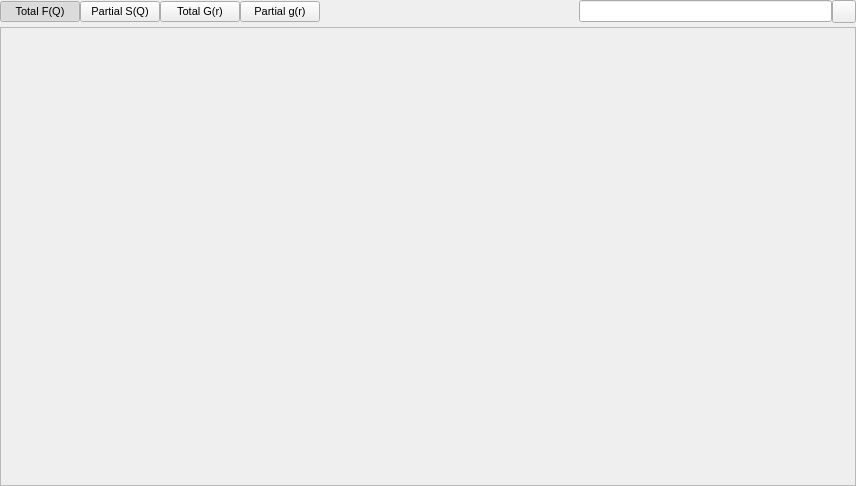
<?xml version="1.0" encoding="UTF-8"?>
<ui version="4.0">
 <class>CGXRaySQModuleWidget</class>
 <widget class="QWidget" name="CGXRaySQModuleWidget">
  <property name="geometry">
   <rect>
    <x>0</x>
    <y>0</y>
    <width>856</width>
    <height>486</height>
   </rect>
  </property>
  <property name="sizePolicy">
   <sizepolicy hsizetype="Expanding" vsizetype="Expanding">
    <horstretch>0</horstretch>
    <verstretch>0</verstretch>
   </sizepolicy>
  </property>
  <property name="font">
   <font>
    <pointsize>8</pointsize>
   </font>
  </property>
  <property name="windowTitle">
   <string>CGXRaySQ Controls</string>
  </property>
  <layout class="QVBoxLayout" name="verticalLayout">
   <property name="spacing">
    <number>4</number>
   </property>
   <property name="leftMargin">
    <number>0</number>
   </property>
   <property name="topMargin">
    <number>0</number>
   </property>
   <property name="rightMargin">
    <number>0</number>
   </property>
   <property name="bottomMargin">
    <number>0</number>
   </property>
   <item>
    <layout class="QHBoxLayout" name="horizontalLayout_3">
     <property name="spacing">
      <number>0</number>
     </property>
     <item>
      <widget class="QPushButton" name="TotalFQButton">
       <property name="toolTip">
        <string>Show the x-ray-weighted total F(Q) formed from the weighted partial S(Q)</string>
       </property>
       <property name="text">
        <string>Total F(Q)</string>
       </property>
       <property name="checkable">
        <bool>true</bool>
       </property>
       <property name="checked">
        <bool>true</bool>
       </property>
       <property name="autoExclusive">
        <bool>true</bool>
       </property>
      </widget>
     </item>
     <item>
      <widget class="QPushButton" name="PartialSQButton">
       <property name="toolTip">
        <string>Show the x-ray-weighted partial S(Q)</string>
       </property>
       <property name="text">
        <string>Partial S(Q)</string>
       </property>
       <property name="checkable">
        <bool>true</bool>
       </property>
       <property name="checked">
        <bool>false</bool>
       </property>
       <property name="autoExclusive">
        <bool>true</bool>
       </property>
      </widget>
     </item>
     <item>
      <widget class="QPushButton" name="TotalGRButton">
       <property name="toolTip">
        <string>Show the total x-ray-weighted G(r) formed from summation of the weighted partial g(r)</string>
       </property>
       <property name="text">
        <string>Total G(r)</string>
       </property>
       <property name="checkable">
        <bool>true</bool>
       </property>
       <property name="checked">
        <bool>false</bool>
       </property>
       <property name="autoExclusive">
        <bool>true</bool>
       </property>
      </widget>
     </item>
     <item>
      <widget class="QPushButton" name="PartialGRButton">
       <property name="toolTip">
        <string>Show the x-ray-weighted partial g(r)</string>
       </property>
       <property name="text">
        <string>Partial g(r)</string>
       </property>
       <property name="checkable">
        <bool>true</bool>
       </property>
       <property name="checked">
        <bool>false</bool>
       </property>
       <property name="autoExclusive">
        <bool>true</bool>
       </property>
      </widget>
     </item>
     <item>
      <spacer name="horizontalSpacer">
       <property name="orientation">
        <enum>Qt::Horizontal</enum>
       </property>
       <property name="sizeHint" stdset="0">
        <size>
         <width>40</width>
         <height>20</height>
        </size>
       </property>
      </spacer>
     </item>
     <item>
      <widget class="QLabel" name="FilterIcon">
       <property name="sizePolicy">
        <sizepolicy hsizetype="Minimum" vsizetype="Minimum">
         <horstretch>0</horstretch>
         <verstretch>0</verstretch>
        </sizepolicy>
       </property>
       <property name="maximumSize">
        <size>
         <width>16</width>
         <height>16</height>
        </size>
       </property>
       <property name="text">
        <string/>
       </property>
       <property name="pixmap">
        <pixmap resource="../../../gui/main.qrc">:/general/icons/filter.svg</pixmap>
       </property>
       <property name="scaledContents">
        <bool>true</bool>
       </property>
      </widget>
     </item>
     <item>
      <widget class="QLineEdit" name="FilterEdit">
       <property name="toolTip">
        <string>Filter displayed partials by text / atomtype</string>
       </property>
      </widget>
     </item>
     <item>
      <widget class="QToolButton" name="ClearFilterButton">
       <property name="toolTip">
        <string>Clear partial filter</string>
       </property>
       <property name="text">
        <string/>
       </property>
       <property name="icon">
        <iconset resource="../../../gui/main.qrc">
         <normaloff>:/general/icons/cross.svg</normaloff>:/general/icons/cross.svg</iconset>
       </property>
      </widget>
     </item>
    </layout>
   </item>
   <item>
    <widget class="QFrame" name="PlotFrame">
     <property name="sizePolicy">
      <sizepolicy hsizetype="Expanding" vsizetype="Expanding">
       <horstretch>0</horstretch>
       <verstretch>0</verstretch>
      </sizepolicy>
     </property>
     <property name="acceptDrops">
      <bool>true</bool>
     </property>
     <property name="frameShape">
      <enum>QFrame::StyledPanel</enum>
     </property>
     <property name="frameShadow">
      <enum>QFrame::Sunken</enum>
     </property>
     <layout class="QHBoxLayout" name="horizontalLayout_4">
      <property name="spacing">
       <number>0</number>
      </property>
      <property name="leftMargin">
       <number>0</number>
      </property>
      <property name="topMargin">
       <number>0</number>
      </property>
      <property name="rightMargin">
       <number>0</number>
      </property>
      <property name="bottomMargin">
       <number>0</number>
      </property>
      <item>
       <widget class="DataWidget" name="PlotWidget" native="true"/>
      </item>
     </layout>
    </widget>
   </item>
  </layout>
 </widget>
 <customwidgets>
  <customwidget>
   <class>DataWidget</class>
   <extends>QWidget</extends>
   <header>gui/dataWidget.h</header>
   <container>1</container>
  </customwidget>
 </customwidgets>
 <resources>
  <include location="../../../gui/main.qrc"/>
 </resources>
 <connections/>
</ui>
